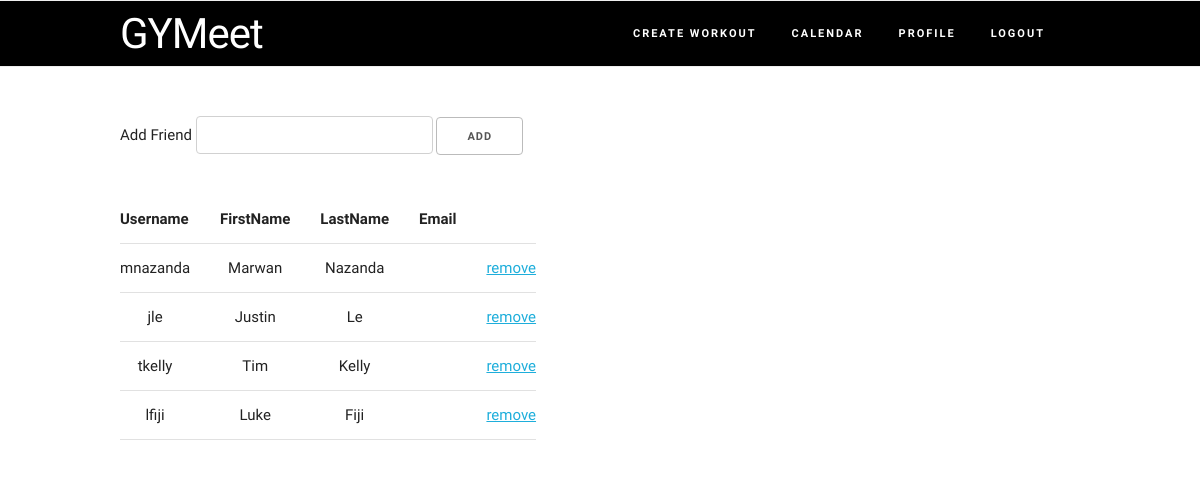
Screenshot of /viewFriends.php (signed in) with the database file from the repository.
### tables this page shows
CREATE TABLE IF NOT EXISTS `friends` (
  `userName` varchar(20) NOT NULL,
  `friend` varchar(20) NOT NULL
);

CREATE TABLE IF NOT EXISTS `users` (
  `Username` varchar(20) NOT NULL DEFAULT '',
  `Password` varchar(20) DEFAULT NULL,
  `email` varchar(30) NOT NULL,
  `FirstName` varchar(20) DEFAULT NULL,
  `LastName` varchar(20) DEFAULT NULL,
  PRIMARY KEY (`Username`)
);

### viewFriends.php (the view, shortened to what this page needs)
<!DOCTYPE html>
<html lang="en">
<head>
  <link rel="stylesheet" href="css/normalize.css">
  <link rel="stylesheet" href="css/skeleton.css">
  <link rel="stylesheet" href="css/custom.css">
</head>
<body>
  <nav class="navbar">
    <div class="container">
     <h2 class="logo">GYMeet</h2>
      <ul class="navbar-list">
        <li class="navbar-item"><a class="navbar-link" href="logoutControl.php">Logout</a></li>
        <li class="navbar-item"><a class="navbar-link" href="ProfileControl.php">Profile</a></li>
        <li class="navbar-item"><a class="navbar-link" href="month.php">Calendar</a></li>
        <li class="navbar-item"><a class="navbar-link" href="createWorkoutForm.php">Create Workout</a></li>
      </ul>
    </div>
  </nav>
  <div class="container">
    <div class="row">
      <div class="twelve columns" style="margin-top: 10%">
        <form action="addFriendControl.php" method="post"/>
          Add Friend <input type="text" name="requestedFriend"  />
          <input type="submit" value="Add"/>
        <?php
          $connect=mysqli_connect("localhost", "root", "", "gymeet")
            or die("Could Not Connect");
          $user = $_SESSION["userName"];
          $query = "SELECT * FROM friends WHERE UserName = '$user'";
          $result = mysqli_query( $connect, $query);
          echo "<table>";
          echo "<tr><th>Username</th><th>FirstName</th><th>LastName</th><th>Email</th><th></th></tr>";
          while($row = mysqli_fetch_array($result))
          {
            $friendInfo = "SELECT * FROM users WHERE UserName = '$row[friend]'";
            $fresult = mysqli_query($connect, $friendInfo);
            $fRow = mysqli_fetch_row($fresult);
            if ($fRow)
            {
              $one = $fRow[0];
              $two = $fRow[3];
              $three = $fRow[4];
              $four = $fRow[2];
              $message = "'Are you sure you want to remove ". $one . "?'";
              echo "<tr><td>".$one."</td>
                    <td>".$two."</td>
                    <td>".$three."</td>
                    <td>".$four."</td>
                    <td><a href=\"removeFriendControl.php?removeFriend=".$one."\" onClick=\"return confirm(".$message.")\">remove</a></td></tr>";
            }
          }
          echo "</table>";
        ?>
      </div>
    </div>
  </div>
</body>
</html>

### css/skeleton.css (style rules this page uses)
.container { position: relative; width: 100%; max-width: 960px; margin: 0 auto; padding: 0 20px; box-sizing: border-box; }
.column, .columns { width: 100%; float: left; box-sizing: border-box; }
@media (min-width: 400px) { .container { width: 85%; padding: 0; } }
@media (min-width: 550px) { .container { width: 80%; } }
@media (min-width: 550px) { .column, .columns { margin-left: 4%; } }
@media (min-width: 550px) { .column:first-child, .columns:first-child { margin-left: 0; } }
@media (min-width: 550px) { .twelve.columns { width: 100%; margin-left: 0; } }
html { font-size: 62.5%; }
body { font-size: 1.5em; line-height: 1.6; font-weight: 400; font-family: "Raleway", "HelveticaNeue", "Helvetica Neue", Helvetica, Arial, sans-serif; color: #222; }
h1, h2, h3, h4, h5, h6 { margin-top: 0; margin-bottom: 2rem; font-weight: 300; }
h2 { font-size: 3.6rem; line-height: 1.25; letter-spacing: -.1rem; }
@media (min-width: 550px) { h2 { font-size: 4.2rem; } }
a { color: #1EAEDB; }
.button, button, input[type="submit"], input[type="reset"], input[type="button"] { display: inline-block; height: 38px; padding: 0 30px; color: #555; text-align: center; font-size: 11px; font-weight: 600; line-height: 38px; letter-spacing: .1rem; text-transform: uppercase; text-decoration: none; white-space: nowrap; background-color: transparent; border-radius: 4px; border: 1px solid #bbb; cursor: pointer; box-sizing: border-box; }
input[type="email"], input[type="number"], input[type="search"], input[type="text"], input[type="tel"], input[type="url"], input[type="password"], textarea, select { height: 38px; padding: 6px 10px; background-color: #fff; border: 1px solid #D1D1D1; border-radius: 4px; box-shadow: none; box-sizing: border-box; }
input[type="email"], input[type="number"], input[type="search"], input[type="text"], input[type="tel"], input[type="url"], input[type="password"], textarea { -webkit-appearance: none; -moz-appearance: none; appearance: none; }
ul { list-style: circle inside; }
ol, ul { padding-left: 0; margin-top: 0; }
li { margin-bottom: 1rem; }
th, td { padding: 12px 15px; text-align: left; border-bottom: 1px solid #E1E1E1; }
th:first-child, td:first-child { padding-left: 0; }
th:last-child, td:last-child { padding-right: 0; }
input, textarea, select, fieldset { margin-bottom: 1.5rem; }
pre, blockquote, dl, figure, table, p, ul, ol, form { margin-bottom: 2.5rem; }
.container:after, .row:after, .u-cf { content: ""; display: table; clear: both; }

### css/custom.css (style rules this page uses)
.logo { float: left; line-height: 6.5rem; color: #fff; }
.navbar { border-top-width: 0; display: block; width: 100%; height: 6.5rem; background: #000; z-index: 99; border-top: 1px solid #eee; border-bottom: 1px solid #eee; }
.navbar > .container { width: 80%; }
.navbar-list { list-style: none; margin-bottom: 0; }
.navbar-item { position: relative; float: right; margin-bottom: 0; }
.navbar-link { text-transform: uppercase; font-size: 11px; font-weight: 600; letter-spacing: .2rem; margin-right: 35px; text-decoration: none; line-height: 6.5rem; color: #fff; }
.navbar { position: fixed; top: 0; left: 0; }

### viewFriends.php (style rules this page uses)
td, h5, h6 { text-align:center; }

### rows the page displays
friends: users.Username "mnazanda", users.FirstName "Marwan", users.LastName "Nazanda"
friends: users.Username "jle", users.FirstName "Justin", users.LastName "Le"
friends: users.Username "tkelly", users.FirstName "Tim", users.LastName "Kelly"
friends: users.Username "lfiji", users.FirstName "Luke", users.LastName "Fiji"
